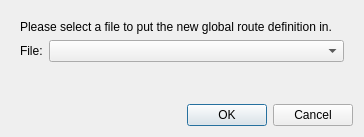
<?xml version="1.0" encoding="UTF-8"?>
<ui version="4.0">
 <class>CreateGlobalRoute</class>
 <widget class="QWidget" name="CreateGlobalRoute">
  <property name="geometry">
   <rect>
    <x>0</x>
    <y>0</y>
    <width>364</width>
    <height>137</height>
   </rect>
  </property>
  <property name="windowTitle">
   <string>Create Global Route</string>
  </property>
  <layout class="QVBoxLayout" name="verticalLayout">
   <item>
    <widget class="QWidget" name="contentWidget" native="true">
     <layout class="QFormLayout" name="formLayout">
      <item row="1" column="0">
       <widget class="QLabel" name="fileLabel">
        <property name="text">
         <string>File:</string>
        </property>
       </widget>
      </item>
      <item row="1" column="1">
       <widget class="QComboBox" name="fileComboBox"/>
      </item>
      <item row="0" column="0" colspan="2">
       <widget class="QLabel" name="platNameLabel">
        <property name="text">
         <string>Please select a file to put the new global route definition in.</string>
        </property>
       </widget>
      </item>
     </layout>
    </widget>
   </item>
   <item>
    <widget class="QDialogButtonBox" name="buttonBox">
     <property name="orientation">
      <enum>Qt::Horizontal</enum>
     </property>
     <property name="standardButtons">
      <set>QDialogButtonBox::Cancel|QDialogButtonBox::Ok</set>
     </property>
    </widget>
   </item>
  </layout>
 </widget>
 <resources/>
 <connections/>
</ui>
